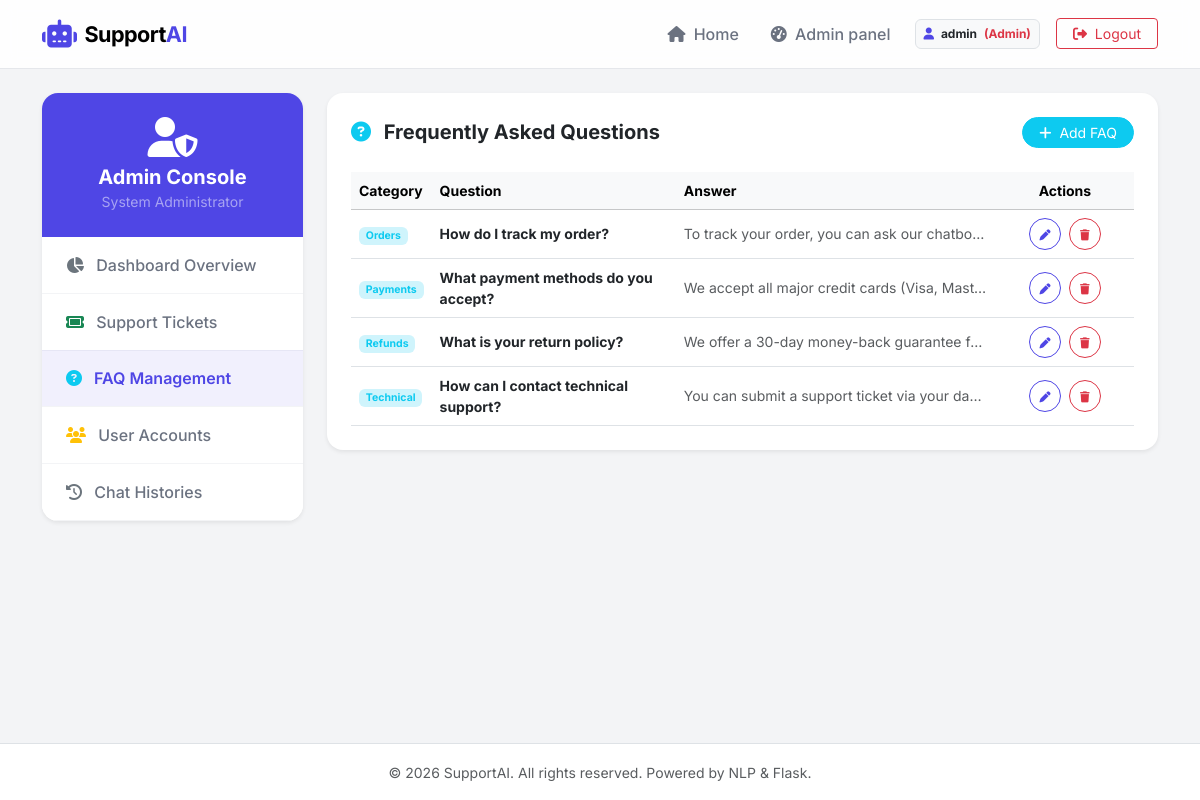
The app's page /admin/faqs (signed in) with its own data.
### models/user.py (models this page shows, shortened)
class User(db.Model, UserMixin):
    __tablename__ = 'users'
    id = db.Column(db.Integer, primary_key=True)
    username = db.Column(db.String(80), unique=True, nullable=False)
    email = db.Column(db.String(120), unique=True, nullable=False)
    password_hash = db.Column(db.String(256), nullable=False)
    role = db.Column(db.String(20), default='customer')  # 'customer' or 'admin'
    created_at = db.Column(db.DateTime, default=datetime.utcnow)
    conversations = db.relationship('Conversation', backref='user', lazy=True, cascade='all, delete-orphan')
    tickets = db.relationship('SupportTicket', backref='user', lazy=True, cascade='all, delete-orphan')
    def is_admin(self):
        return self.role == 'admin'

### models/faq.py (models this page shows, shortened)
class FAQ(db.Model):
    __tablename__ = 'faqs'
    id = db.Column(db.Integer, primary_key=True)
    question = db.Column(db.String(256), nullable=False)
    answer = db.Column(db.Text, nullable=False)
    category = db.Column(db.String(100), nullable=False, default='General')
    created_at = db.Column(db.DateTime, default=datetime.utcnow)

### app.py (the view)
    @app.route('/admin/faqs')
    @login_required
    @admin_required
    def admin_faqs():
        faqs = FAQ.query.order_by(FAQ.category, FAQ.question).all()
        return render_template('admin/faqs.html', faqs=faqs)

### templates/admin/faqs.html (shortened to what this page needs)
{% extends 'base.html' %}
{% block content %}
<div class="row">
    <div class="col-md-3 mb-4">
        <div class="card border-0 shadow-sm rounded-4 overflow-hidden">
            <div class="bg-primary text-white p-4 text-center">
                <i class="fa-solid fa-user-shield fs-1 mb-2"></i>
                <h5 class="mb-0 fw-bold">Admin Console</h5>
                <small class="text-white-50">System Administrator</small>
            </div>
            <div class="list-group list-group-flush admin-sidebar-list">
                <a href="{{ url_for('admin_dashboard') }}" class="list-group-item list-group-item-action py-3 px-4 border-0">
                    <i class="fa-solid fa-chart-pie me-2 text-secondary"></i> Dashboard Overview
                </a>
                <a href="{{ url_for('admin_tickets') }}" class="list-group-item list-group-item-action py-3 px-4 border-0">
                    <i class="fa-solid fa-ticket me-2 text-success"></i> Support Tickets
                </a>
                <a href="{{ url_for('admin_faqs') }}" class="list-group-item list-group-item-action py-3 px-4 active border-0">
                    <i class="fa-solid fa-circle-question me-2 text-info"></i> FAQ Management
                </a>
                <a href="{{ url_for('admin_users') }}" class="list-group-item list-group-item-action py-3 px-4 border-0">
                    <i class="fa-solid fa-users me-2 text-warning"></i> User Accounts
                </a>
                <a href="{{ url_for('admin_chats') }}" class="list-group-item list-group-item-action py-3 px-4 border-0">
                    <i class="fa-solid fa-history me-2 text-secondary"></i> Chat Histories
                </a>
            </div>
        </div>
    </div>
    <div class="col-md-9">
        <div class="card border-0 shadow-sm rounded-4 p-4">
            <div class="d-flex justify-content-between align-items-center mb-4">
                <h5 class="fw-bold text-dark mb-0"><i class="fa-solid fa-circle-question me-2 text-info"></i> Frequently Asked Questions</h5>
                <button class="btn btn-info btn-sm text-white px-3 rounded-pill" data-bs-toggle="modal" data-bs-target="#addFaqModal">
                    <i class="fa-solid fa-plus me-1"></i> Add FAQ
                </button>
            </div>
            <div class="table-responsive">
                <table class="table table-hover align-middle mb-0 small">
                    <thead class="table-light">
                        <tr>
                            <th style="width: 80px;">Category</th>
                            <th style="width: 250px;">Question</th>
                            <th>Answer</th>
                            <th style="width: 140px; text-align: center;">Actions</th>
                        </tr>
                    </thead>
                    <tbody>
                        {% for faq in faqs %}
                            <tr>
                                <td><span class="badge bg-info-subtle text-info">{{ faq.category }}</span></td>
                                <td class="fw-bold text-dark">{{ faq.question }}</td>
                                <td class="text-muted text-truncate" style="max-width: 320px;" title="{{ faq.answer }}">{{ faq.answer }}</td>
                                <td class="text-center">
                                    <div class="d-flex justify-content-center gap-2">
                                        <button class="btn btn-outline-primary btn-sm rounded-circle edit-faq-btn"
                                                data-id="{{ faq.id }}"
                                                data-question="{{ faq.question }}"
                                                data-answer="{{ faq.answer }}"
                                                data-category="{{ faq.category }}"
                                                data-bs-toggle="modal"
                                                data-bs-target="#editFaqModal"
                                                title="Edit FAQ"
                                                style="width: 32px; height: 32px; padding: 0;">
                                            <i class="fa-solid fa-pen" style="font-size: 11px;"></i>
                                        </button>
                                        <form action="{{ url_for('admin_delete_faq', faq_id=faq.id) }}" method="POST" onsubmit="return confirm('Are you sure you want to delete this FAQ?');">
                                            <button type="submit" class="btn btn-outline-danger btn-sm rounded-circle" title="Delete FAQ" style="width: 32px; height: 32px; padding: 0;">
                                                <i class="fa-solid fa-trash" style="font-size: 11px;"></i>
                                            </button>
                                        </form>
                                    </div>
                                </td>
                            </tr>
                        {% else %}
                            <tr>
                                <td colspan="4" class="text-center py-5 text-muted">No FAQs defined in database. Add one to show on landing page.</td>
                            </tr>
                        {% endfor %}
                    </tbody>
                </table>
            </div>
        </div>
    </div>
</div>
{% endblock %}

### templates/base.html (shortened to what this page needs)
<!DOCTYPE html>
<html lang="en">
<head>
    <link href="https://cdn.jsdelivr.net/npm/bootstrap@5.3.3/dist/css/bootstrap.min.css" rel="stylesheet">
    <link rel="stylesheet" href="https://cdnjs.cloudflare.com/ajax/libs/font-awesome/6.4.0/css/all.min.css">
    <link rel="stylesheet" href="{{ url_for('static', filename='css/style.css') }}">
</head>
<body>
    <nav class="navbar navbar-expand-lg sticky-top" id="mainNavbar">
        <div class="container">
            <a class="navbar-brand d-flex align-items-center" href="{{ url_for('index') }}" id="navBrand">
                <i class="fa-solid fa-robot me-2 text-primary fs-3"></i>
                <span class="fw-bold tracking-tight">Support<span class="text-primary">AI</span></span>
            </a>
            <div class="collapse navbar-collapse" id="navbarContent">
                <ul class="navbar-nav ms-auto align-items-center">
                    <li class="nav-item">
                        <a class="nav-link" href="{{ url_for('index') }}"><i class="fa-solid fa-house me-1"></i> Home</a>
                    </li>
                    {% if current_user.is_authenticated %}
                        {% if current_user.is_admin() %}
                            <li class="nav-item">
                                <a class="nav-link" href="{{ url_for('admin_dashboard') }}"><i class="fa-solid fa-gauge-high me-1"></i> Admin panel</a>
                            </li>
                        {% else %}
                            <li class="nav-item">
                                <a class="nav-link" href="{{ url_for('dashboard') }}"><i class="fa-solid fa-table-columns me-1"></i> Dashboard</a>
                            </li>
                        {% endif %}
                        <li class="nav-item ms-lg-2">
                            <span class="badge bg-light text-dark border p-2 d-none d-lg-inline-block">
                                <i class="fa-solid fa-user me-1 text-primary"></i> {{ current_user.username }}
                                {% if current_user.is_admin() %}
                                    <span class="text-danger fw-bold ms-1">(Admin)</span>
                                {% endif %}
                            </span>
                        </li>
                        <li class="nav-item ms-lg-3">
                            <a class="btn btn-outline-danger btn-sm px-3" href="{{ url_for('logout') }}"><i class="fa-solid fa-right-from-bracket me-1"></i> Logout</a>
                        </li>
                    {% endif %}
                </ul>
            </div>
        </div>
    </nav>
    <main class="py-4">
        <div class="container">
            {% block content %}{% endblock %}
        </div>
    </main>
    <footer class="footer mt-auto py-3 bg-white border-top">
        <div class="container text-center">
            <span class="text-muted small">&copy; 2026 SupportAI. All rights reserved. Powered by NLP & Flask.</span>
        </div>
    </footer>
</body>
</html>

### static/css/style.css (style rules this page uses)
:root { --primary-color: #4f46e5; --primary-hover: #4338ca; --bg-light: #f9fafb; --text-dark: #111827; --text-muted: #6b7280; --border-color: #e5e7eb; --card-shadow: 0 4px 6px -1px rgb(0 0 0 / 0.05), 0 2px 4px -2px rgb(0 0 0 / 0.05); --card-hover-shadow: 0 10px 15px -3px rgb(0 0 0 / 0.1), 0 4px 6px -4px rgb(0 0 0 / 0.1); }
body { font-family: 'Inter', sans-serif; background-color: #f3f4f6; color: var(--text-dark); min-height: 100vh; display: flex; flex-direction: column; }
#mainNavbar { background-color: rgb(255 255 255 / 90%); backdrop-filter: blur(8px); border-bottom: 1px solid var(--border-color); padding: 0.8rem 0; }
#navBrand { font-size: 1.35rem; letter-spacing: -0.025em; }
.nav-link { font-weight: 500; color: var(--text-muted); transition: color 0.2s ease; padding: 0.5rem 1rem !important; }
.admin-sidebar-list .list-group-item { font-weight: 500; color: var(--text-muted); border-bottom: 1px solid #f3f4f6 !important; transition: all 0.2s ease; }
.admin-sidebar-list .list-group-item.active { background-color: rgba(79, 70, 229, 0.08) !important; color: var(--primary-color) !important; font-weight: 600; }
.text-primary { color: var(--primary-color) !important; }
.bg-primary { background-color: var(--primary-color) !important; }
.btn-outline-primary { color: var(--primary-color) !important; border-color: var(--primary-color) !important; }

### records on screen
User: username "admin"
FAQ: category "Orders", question "How do I track my order?", answer "To track your order, you can ask our chatbo…"
FAQ: category "Payments", question "What payment methods do you accept?", answer "We accept all major credit cards (Visa, Mast…"
FAQ: category "Refunds", question "What is your return policy?", answer "We offer a 30-day money-back guarantee f…"
FAQ: category "Technical", question "How can I contact technical support?", answer "You can submit a support ticket via your da…"
